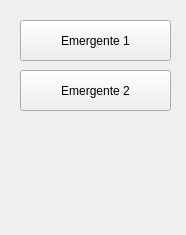
<?xml version="1.0" encoding="UTF-8"?>
<ui version="4.0">
 <class>MainWindow</class>
 <widget class="QMainWindow" name="MainWindow">
  <property name="geometry">
   <rect>
    <x>0</x>
    <y>0</y>
    <width>186</width>
    <height>235</height>
   </rect>
  </property>
  <property name="windowTitle">
   <string>Principal</string>
  </property>
  <widget class="QWidget" name="centralwidget">
   <widget class="QPushButton" name="bEmergente01">
    <property name="geometry">
     <rect>
      <x>20</x>
      <y>20</y>
      <width>151</width>
      <height>41</height>
     </rect>
    </property>
    <property name="text">
     <string>Emergente 1</string>
    </property>
   </widget>
   <widget class="QPushButton" name="bEmergente02">
    <property name="geometry">
     <rect>
      <x>20</x>
      <y>70</y>
      <width>151</width>
      <height>41</height>
     </rect>
    </property>
    <property name="text">
     <string>Emergente 2</string>
    </property>
   </widget>
  </widget>
 </widget>
 <resources/>
 <connections/>
</ui>
